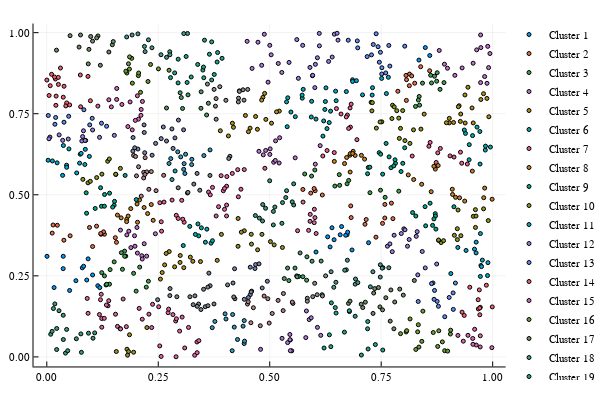

The cell this chart's notebook holds for it:
### Code cell
using Plots
plotly()
scatter()
for i=1:length(Path)
    scatter!(Data[1,Path[i]], Data[2, Path[i]], label = "Cluster $i", markersize = 2)
end
scatter!()
